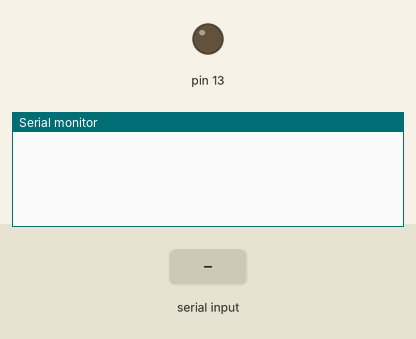
Bench run of a sketch on a simulated Arduino Uno, built with avr-gcc and run on an emulated ATmega328P. Shown: output pins drawn as LEDs (lit = HIGH), the last lines printed to the serial monitor. Inputs (shaded band) come from the test bench.

Above: at 1.2 s.
1.3 s: "t\n" received over Serial
At 1.8 s:
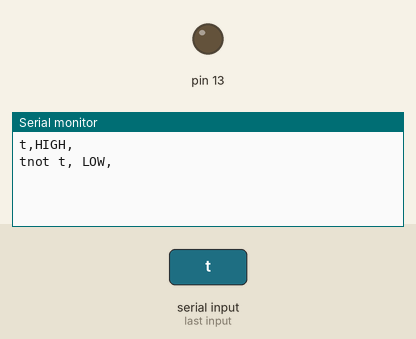
2.8 s: byte 10 (10) received over Serial
At 4.1 s:
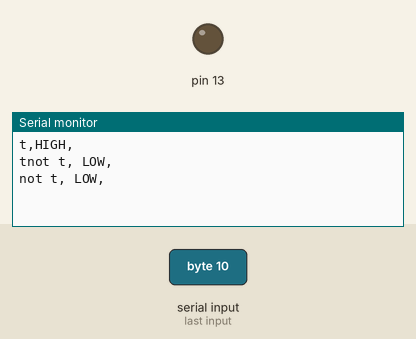

The sketch:

DataStreamerCode.ino
```cpp
const int len = 60;
char my_str[len];
int  pos = 0;
int incomingByte=0;

void setup() {
  // put your setup code here, to run once:
  Serial.begin(38400);
  pinMode(13,OUTPUT);

}

void loop() {

}
void serialEvent(){
  output();
}
void output(){
  if (Serial.available()>0){
    incomingByte = Serial.read();
    my_str[pos]=incomingByte;
    pos++;
}
if(incomingByte==10){
  pos=0;
}
if(my_str[0]=='t'){
  Serial.print("t,HIGH,\n");
  digitalWrite(13, HIGH);
}
else{
  digitalWrite(13, LOW);
  Serial.print("not t, LOW,\n");
}
Serial.print(my_str);
for(int i =0; i<=len-1;i++){
  my_str[i] = 0;
}
}
```

Measured:
- after the input at 1.3 s, the serial monitor: prints a new line at once (image 1)
- after the input at 2.8 s, the serial monitor: prints a new line at once (image 2)
